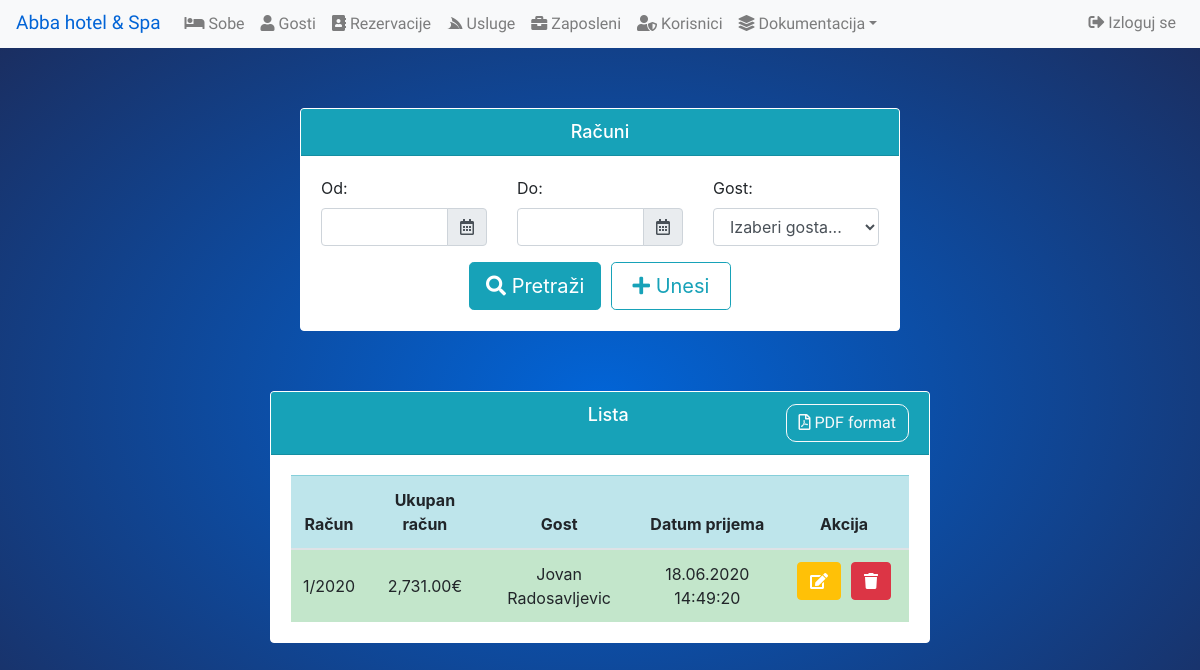
The page /racuni.php (signed in) on the database its author committed.
### tables this page shows
CREATE TABLE `racunimain` (
  `racun_id` int(11) NOT NULL,
  `broj_racuna` int(11) NOT NULL,
  `broj_godine` int(11) NOT NULL,
  `gost_id` int(11) NOT NULL,
  `datum_izdavanja` datetime NOT NULL
);

CREATE TABLE `guests` (
  `guests_id` int(11) NOT NULL,
  `ime` varchar(255) NOT NULL,
  `prezime` varchar(255) NOT NULL,
  `e_mail` varchar(255) NOT NULL,
  `lk_broj` varchar(255) NOT NULL
);

### racuni.php (the view, shortened to what this page needs)
<?php
include 'dbconnect.php';
?>
<!DOCTYPE html>
<html>
<head>
  <?php include 'navbar.php'; ?>
	<link rel="stylesheet" href="style.css">
	<link rel="stylesheet" href="bootstrap/css/bootstrap.min.css">
	<link href="https://cdnjs.cloudflare.com/ajax/libs/font-awesome/5.13.0/css/all.min.css" rel="stylesheet">
	<link rel="stylesheet" href="https://cdnjs.cloudflare.com/ajax/libs/tempusdominus-bootstrap-4/5.0.1/css/tempusdominus-bootstrap-4.min.css">
</head>
<body>
	<div class="card border border-white" style="width: 50%; display:none;">
		<h4 class="card-header text-center bg-info">
			Računi
		</h4>
		<div class="card-body">
			<div class="form-group row">
				<div class="col-md-4">
					<label>Od:</label>
					<div class="input-group date" data-target-input="nearest">
						<input type='text' name='datumOd' id='datetimepicker1' data-toggle="datetimepicker" data-target="#datetimepicker1" class='datetimepicker-input form-control'>
						<div class="input-group-append" data-target="#datetimepicker1" data-toggle="datetimepicker">
						<div class="input-group-text"><i class="far fa-calendar-alt"></i></div>
						</div>
					</div>
				</div>
				<div class="col-md-4">
					<label>Do:</label>
					<div class="input-group date" data-target-input="nearest">
						<input type='text' name='datumDo' id='datetimepicker2' data-toggle="datetimepicker" data-target="#datetimepicker2" class='datetimepicker-input form-control'>
						<div class="input-group-append" data-target="#datetimepicker2" data-toggle="datetimepicker">
						<div class="input-group-text"><i class="far fa-calendar-alt"></i></div>
						</div>
					</div>
				</div>
				<div class="col-sm-8 col-md-4">
					<label>Gost:</label>
					<select name="gosti" class="form-control">
						<option value="">Izaberi gosta...</option>
					</select>
				</div>
			</div>
			<div class="form-inline">
				<div class="mx-auto">
					<button class="btn btn-info btn-lg pretrazi" id="pretrazi" style="min-width: 90px; margin-right: 5px"><i class="fas fa-search"></i> Pretraži</button>
					<button class="btn btn-outline-info btn-lg insertRacun" style="min-width: 120px;" data-toggle="modal" data-target="#racunModal"><i class="fas fa-plus"></i> Unesi</button>
				</div>
			</div>
		</div>
	</div>
	<div class="card border-white" style="width: 55%; display: none">
		<h5 class="card-header text-center bg-info">
			<span style="margin-left: 140px; !important;">Lista</span>
			<span style='float: right;'>
				<a href='generate2.php' class="btn btn-outline-light" style="border-radius: 10px;" type='button'><i class="far fa-file-pdf"></i> PDF format</a></span>
		</h5>
		<div class="card-body">
			<div class="table-responsive">
				<table class="table table-stripped" style="margin-bottom: 0;">
					<thead class="table-info bordered">
						<th scope="col">Račun</th>
						<th scope="col">Ukupan račun</th>
						<th scope="col">Gost</th>
						<th scope="col">Datum prijema</th>
						<th style="width: 130px; text-center;">Akcija</th>
					</thead>
					<tbody id="tabelaRMAIN" class="table-hover">
					<?php $sql = "SELECT guests.guests_id, guests.ime, guests.prezime, racunimain.racun_id, racunimain.broj_racuna, racunimain.broj_godine, racunimain.gost_id, racunimain.datum_izdavanja, SUM(racunidetailed.ukupan_racun) AS ukupanRacun FROM racunimain LEFT JOIN guests ON racunimain.gost_id = guests.guests_id LEFT JOIN racunidetailed ON racunimain.racun_id = racunidetailed.d_racun_id WHERE racun_id > 0 GROUP BY racunimain.racun_id ORDER BY broj_racuna ASC, broj_godine ASC";
					$results = $conn->query($sql);
					while ($row = $results->fetch_assoc()) {?>
						<tr <?=$row['racun_id']?> class="table-success">
							<td style="vertical-align: middle;"><?=$row['broj_racuna'] . "/" . $row['broj_godine']?></td>
							<td style="vertical-align: middle;"><?php if (!$row['ukupanRacun']) { echo "0€";} else {echo number_format ($row['ukupanRacun'], 2) . "€";}?></td>
							<td style="vertical-align: middle;"><?=$row['ime'] . " " . $row['prezime']?></td>
							<td style="vertical-align: middle;"><?=date("d.m.Y H:i:s", strtotime($row['datum_izdavanja']));?></td>
							<td style="min-width: 130px;"><button class="btn btn-warning racunEdit" style="color: #fff;"data-toggle="modal" data-target="#racunModal" data-idrm= <?=$row['racun_id']?>
							data-gost = <?=$row['gost_id']?>
							data-broj = <?=$row['broj_racuna'] . "/" . $row['broj_godine']?>
							data-datum = "<?=date('d.m.Y H:i:s', strtotime($row['datum_izdavanja']));?>"><i class="fas fa-edit"></i></button><button class="btn btn-danger deleteRM" data-rmain=<?=$row['racun_id']?> style="margin-left: 10px;"><i class="fas fa-trash"></i>
							</td>
						</tr>
					<?php } ?>
					</tbody>
				</table>
			</div>
		</div>
	</div>
</body>
</html>

### style.css (style rules this page uses)
body { font-family: 'Antic', sans-serif; }

### navbar.php (style rules this page uses)
a { font-family: 'Antic', sans-serif; font-family: 'Eczar', serif; font-size: 16px; }

### racuni.php (style rules this page uses)
body { background: #0264d6; background: -moz-radial-gradient(center, ellipse cover, #0264d6 1%, #1c2b5a 100%); background: -webkit-gradient(radial, center center, 0px, center center, 100%, color-stop(1%,#0264d6), color-stop(100%,#1c2b5a)); background: -webkit-radial-gradient(center, ellipse cover, #0264d6 1%,#1c2b5a 100%); background: -o-radial-gradient(center, ellipse cover, #0264d6 1%,#1c2b5a 100%); background: -ms-radial-gradient(center, ellipse cover, #0264d6 1%,#1c2b5a 100%); background: radial-gradient(ellipse at center, #0264d6 1%,#1c2b5a 100%); filter: progid:DXImageTransform.Microsoft.gradient( startColorstr='#0264d6', endColorstr='#1c2b5a',GradientType=1 ); height:calc(100vh); width:100%; }
.card { margin-top: 5%; margin-left: auto; margin-right: auto; vertical-align: middle; text-align: left; width: 60%; }
.card .card-header { text-align: left; font-size: 18px; color: #fff; }
.table { margin-left: auto; margin-right: auto; text-align: center; vertical-align: middle: }

### rows shown on the page
racunimain: broj_racuna "1", broj_godine "2020", ukupanRacun "2,731.00", guests.ime "Jovan", guests.prezime "Radosavljevic", datum_izdavanja "18.06.2020 14:49:20"
